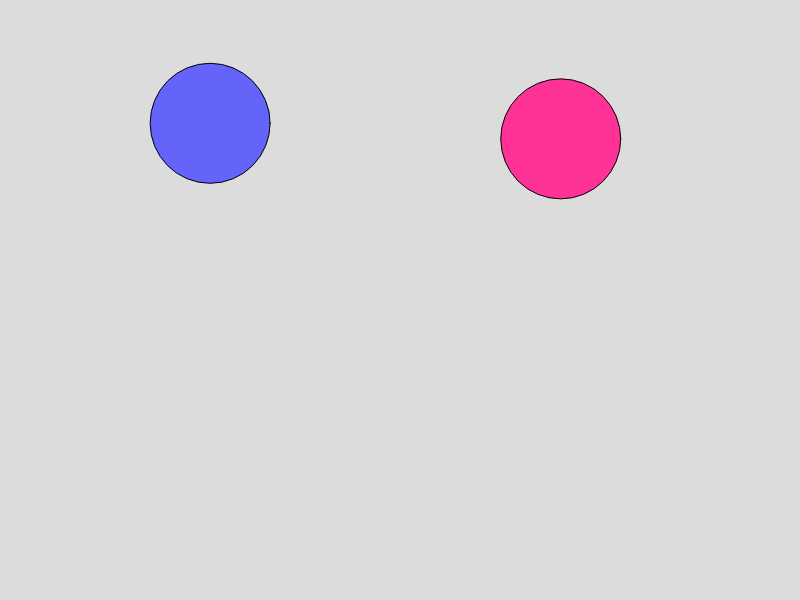
Frame 1 (no input)
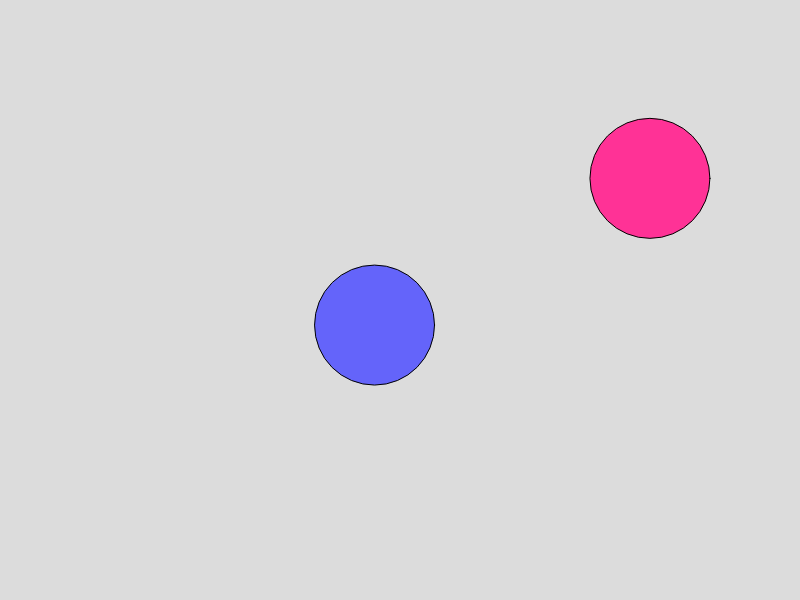
Frame 60 (no input)
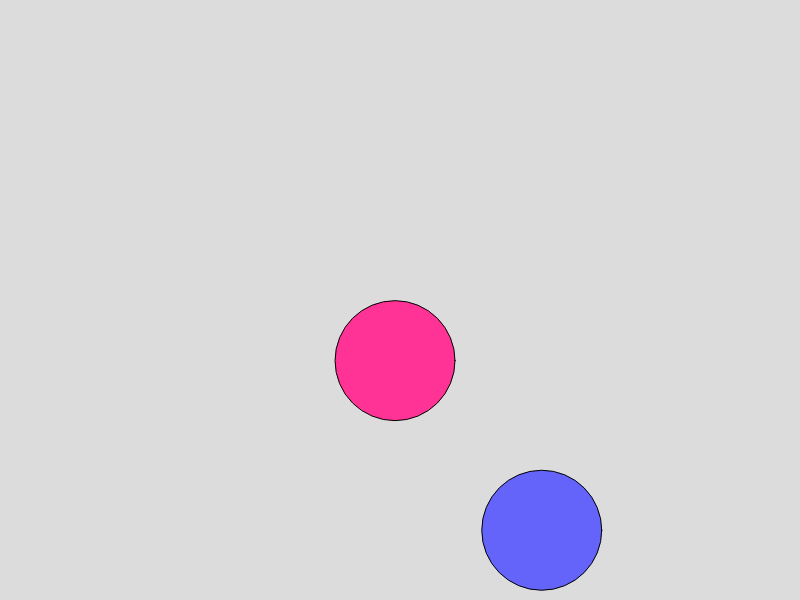
Frame 120 (the mouse pressed at the canvas centre since frame 60)

The p5.js sketch that drew these frames (run headless with seeded random() and noise() and a simulated clock; from frame 60 on, the mouse is pressed at the canvas centre):

// p5.js sketch
// ── sketch.js
let circleX, circleY, circleSpeedX, circleSpeedY;
let circleXtwo, circleYtwo, circleSpeedXtwo, circleSpeedYtwo;
let circleColor, circleColorTwo;

function setup() {
  createCanvas(800, 600);
  resetShapes();
}

function draw() {
  background(220);
  
  // pink circle
  fill(circleColor);
  ellipse(circleX, circleY, 120);
  circleX += circleSpeedX;
  circleY += circleSpeedY;
  
  // purple circle
  fill(circleColorTwo);
  ellipse(circleXtwo, circleYtwo, 120);
  circleXtwo += circleSpeedXtwo;
  circleYtwo += circleSpeedYtwo;
  
  // collisions pink circle
  if (circleX < 70 || circleX > width - 70) circleSpeedX *= -1;
  if (circleY < 70 || circleY > height - 70) circleSpeedY *= -1;

  // collisiens purple circle
  if (circleXtwo < 70 || circleXtwo > width - 70) circleSpeedXtwo *= -1;
  if (circleYtwo < 70 || circleYtwo > height - 70) circleSpeedYtwo *= -1;

  // collisions betwen circle
  if (dist(circleX, circleY, circleXtwo, circleYtwo) < 120) {
    circleSpeedX *= -1;    
    circleSpeedY *= -1;
    circleSpeedXtwo *= -1; 
    circleSpeedYtwo *= -1;
  }
}

function resetShapes() {
  circleX = random(25, width - 25);
  circleY = random(25, height - 25);
  circleSpeedX = random(2, 5);
  circleSpeedY = random(2, 5);
  
  // direction pink circle X
  if (random() > 0.5) {
    circleSpeedX *= 1; 
  } else {
    circleSpeedX *= -1; 
  }

  // direction pink circle Y
  if (random() > 0.5) {
    circleSpeedY *= 1; 
  } else {
    circleSpeedY *= -1; 
  }
  
  circleXtwo = random(30, width - 30);
  circleYtwo = random(30, height - 30);
  circleSpeedXtwo = random(2, 5);
  circleSpeedYtwo = random(2, 5);

  // direction purple circle x
  if (random() > 0.5) {
    circleSpeedXtwo *= 1; 
  } else {
    circleSpeedXtwo *= -1; 
  }

  // direction purple circle Y
  if (random() > 0.5) {
    circleSpeedYtwo *= 1; 
  } else {
    circleSpeedYtwo *= -1; 
  }

  // circle colors
  circleColor = color(255, 50, 150);   // pink circle
  circleColorTwo = color(100, 100, 250); // purple circle
}function resetShapes() {
  circleX = random(25, width - 25);
  circleY = random(25, height - 25);
  circleSpeedX = random(2, 5);
  circleSpeedY = random(2, 5);
  
  // direction of speed pink circle X
  if (random() > 0.5) {
    circleSpeedX *= 1; // Positive direction
  } else {
    circleSpeedX *= -1; // Negative direction
  }

  // direction of speed pink circle Y
  if (random() > 0.5) {
    circleSpeedY *= 1; // Positive direction
  } else {
    circleSpeedY *= -1; // Negative direction
  }
  
  circleXtwo = random(30, width - 30);
  circleYtwo = random(30, height - 30);
  circleSpeedXtwo = random(2, 5);
  circleSpeedYtwo = random(2, 5);

  // direction of speed purple circle X
  if (random() > 0.5) {
    circleSpeedXtwo *= 1; // Positive direction
  } else {
    circleSpeedXtwo *= -1; // Negative direction
  }

  // direction of purple circle Y
  if (random() > 0.5) {
    circleSpeedYtwo *= 1; // Positive direction
  } else {
    circleSpeedYtwo *= -1; // Negative direction
  }

  // circle colors
  circleColor = color(255, 50, 150);   // First circle color
  circleColorTwo = color(100, 100, 250); // Second circle color
}

// reset
function keyPressed() {
  resetShapes();
}
